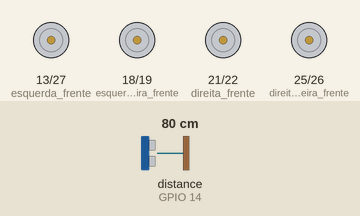
Recording of a program running on a simulated ESP32 board running MicroPython. Parts: motor-driver pin pairs drawn as motors (green arrow = first pin HIGH = forward, orange = second pin HIGH = backward, longer = more drive). Inputs (shaded band) come from the test bench; at power-on: distance to the obstacle (sensor on GPIO 14) 80 cm. The echo pulse lasts 58.3 µs per cm.

Above: at 1.2 s.
1.3 s: distance to the obstacle (sensor on GPIO 14) set to 16 cm
3.1 s: distance to the obstacle (sensor on GPIO 14) set to 13 cm
At 4.2 s:
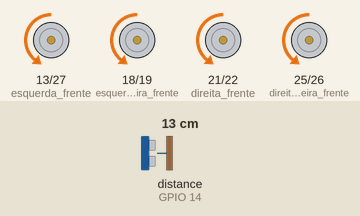
6.1 s: distance to the obstacle (sensor on GPIO 14) set to 18 cm
At 6.7 s:
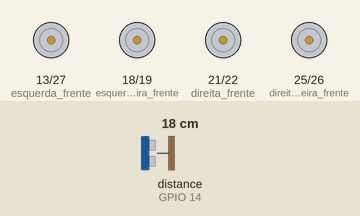
Timing chart, 0 to 9.1 s (numbered marks = the images above; inputs shaded):
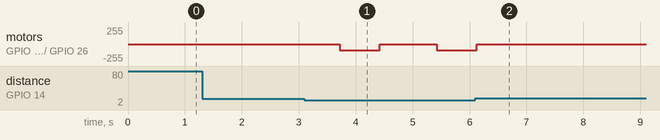

Measured:
- the behaviour switches between 15 and 14 cm on distance to the obstacle (sensor on GPIO 14) (found by bisection; images 0 and 1)
- after the input at 1.3 s, every drawn part: stays the same
- after the input at 3.1 s, motor on GPIO 13 (esquerda_frente) / GPIO 27 (esquerda_tras), motor on GPIO 18 (esquerda_traseira_frente) / GPIO 19 (esquerda_traseira_tras): stopped → backward 97/255 after 0.62 s, → stopped 0.70 s later, → backward 97/255 1.0 s later
- after the input at 6.1 s, motor on GPIO 13 (esquerda_frente) / GPIO 27 (esquerda_tras), motor on GPIO 18 (esquerda_traseira_frente) / GPIO 19 (esquerda_traseira_tras), motor on GPIO 21 (direita_frente) / GPIO 22 (direita_tras), motor on GPIO 25 (direita_traseira_frente) / GPIO 26 (direita_traseira_tras): goes on until 6.1 s, then stays stopped

The program:

Ultrassonico2Sens.py
```python
# main.py
from machine import Pin, PWM
import time

# Velocidade padrão (0 a 65535)
velocidade_padrao =25000
velocidade_curva_leve = 50000

# Pinos dos motores com PWM (conforme tabela)
# Ponte H 1
direita_traseira_frente = PWM(Pin(25), freq=1000)  # Motor A1
direita_traseira_tras = PWM(Pin(26), freq=1000)
esquerda_tras = PWM(Pin(27), freq=1000)  # Motor A2
esquerda_frente = PWM(Pin(13), freq=1000)
# Ponte H 2
esquerda_traseira_frente = PWM(Pin(18), freq=1000)  # Motor B1
esquerda_traseira_tras = PWM(Pin(19), freq=1000)
direita_frente = PWM(Pin(21), freq=1000)  # Motor B2
direita_tras = PWM(Pin(22), freq=1000)

# Sensores infravermelhos
sensor_esquerdo = Pin(34, Pin.IN)
sensor_centro_esquerdo = Pin(35, Pin.IN)
sensor_centro_direito = Pin(32, Pin.IN)
sensor_direito = Pin(33, Pin.IN)

# Sensor Ultrassônico
trig = Pin(12, Pin.OUT)
echo = Pin(14, Pin.IN)

# Função Medir distância
def medir_distancia():
    trig.value(0)
    time.sleep_us(2)
    trig.value(1)
    time.sleep_us(10)
    trig.value(0)

    while echo.value() == 0:
        sinal_inicio = time.ticks_us()
    while echo.value() == 1:
        sinal_fim = time.ticks_us()

    duracao = time.ticks_diff(sinal_fim, sinal_inicio)
    distancia = (duracao * 0.0343) / 2
    return distancia

# Funções de movimento

def parar():
    direita_frente.duty_u16(0); direita_tras.duty_u16(0)
    esquerda_frente.duty_u16(0); esquerda_tras.duty_u16(0)
    esquerda_traseira_frente.duty_u16(0); esquerda_traseira_tras.duty_u16(0)
    direita_traseira_frente.duty_u16(0); direita_traseira_tras.duty_u16(0)

def frente():
    direita_frente.duty_u16(velocidade_padrao); direita_tras.duty_u16(0)
    esquerda_frente.duty_u16(velocidade_padrao); esquerda_tras.duty_u16(0)
    esquerda_traseira_frente.duty_u16(velocidade_padrao); esquerda_traseira_tras.duty_u16(0)
    direita_traseira_frente.duty_u16(velocidade_padrao); direita_traseira_tras.duty_u16(0)

def tras():
    direita_frente.duty_u16(0); direita_tras.duty_u16(velocidade_padrao)
    esquerda_frente.duty_u16(0); esquerda_tras.duty_u16(velocidade_padrao)
    esquerda_traseira_frente.duty_u16(0); esquerda_traseira_tras.duty_u16(velocidade_padrao)
    direita_traseira_frente.duty_u16(0); direita_traseira_tras.duty_u16(velocidade_padrao)

def esquerda_leve():
    direita_frente.duty_u16(velocidade_curva_leve); direita_tras.duty_u16(0)
    direita_traseira_frente.duty_u16(velocidade_curva_leve); direita_traseira_tras.duty_u16(0)
    esquerda_frente.duty_u16(0); esquerda_tras.duty_u16(velocidade_padrao)
    esquerda_traseira_frente.duty_u16(0); esquerda_traseira_tras.duty_u16(velocidade_padrao)

def direita_leve():
    esquerda_frente.duty_u16(velocidade_curva_leve); esquerda_tras.duty_u16(0)
    esquerda_traseira_frente.duty_u16(velocidade_curva_leve); esquerda_traseira_tras.duty_u16(0)
    direita_frente.duty_u16(0); direita_tras.duty_u16(velocidade_padrao)
    direita_traseira_frente.duty_u16(0); direita_traseira_tras.duty_u16(velocidade_padrao)


# Lógica
while True:

    distancia = medir_distancia()
    if distancia < 15:
        parar()
        time.sleep(0.5)
        tras()
        time.sleep(0.7)
        parar()
        time.sleep(0.5)
        continue


    CE = sensor_centro_esquerdo.value()
    CD = sensor_centro_direito.value()

    if CE == 0 and CD == 0:
        frente()
    elif CE == 1 and CD == 0:
        esquerda_leve()
    elif CE == 0 and CD == 1:
        direita_leve()
    else:
        parar()

    time.sleep(0.1)
    time.sleep(0.05)
```
